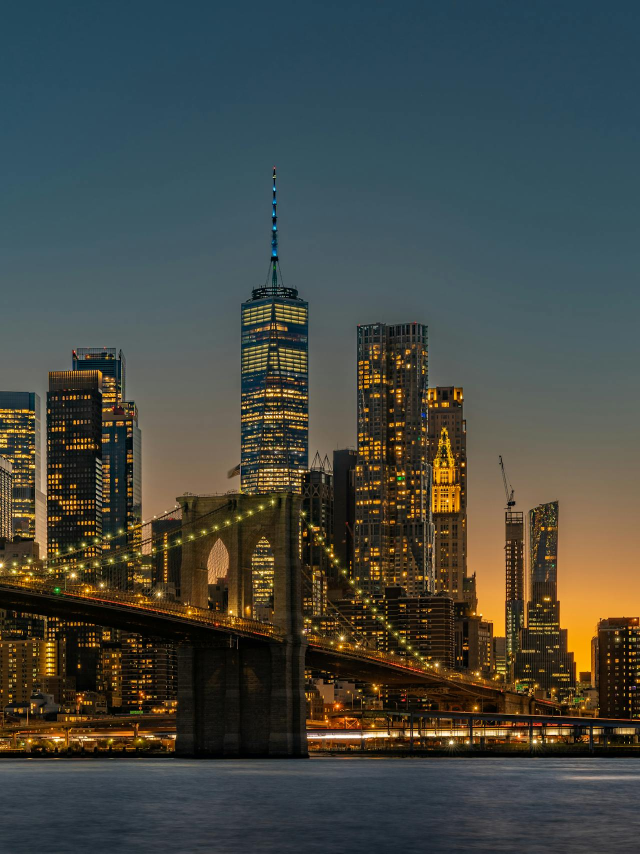
#> input picture tarea3/image/image.jpg, 1280 x 1707 px (shown at 1/2 size); its folder holds only this picture in this run
$ python ocr_smoke_test.py ../../tarea3/image/image.jpg
#> lines starting #> are read from the running program, lines starting #| are printed output that depends on the picture; after the words box and inside, x2 and y2 are one past the last pixel; in counts of white or black regions, pixels touching at a corner belong together
### tarea4/invest_tesseract/features.py
import os
from pathlib import Path

import cv2
import numpy as np

DEFAULT_TESSERACT_CONFIG = "--psm 10 --oem 3 -c tessedit_char_whitelist=0123456789"


def _resolve_tesseract_cmd(explicit_cmd=None):
    return explicit_cmd or os.environ.get("TESSERACT_CMD")


def _resolve_tesseract_config(explicit_config=None):
    return explicit_config or os.environ.get("TESSERACT_CONFIG") or DEFAULT_TESSERACT_CONFIG


def _load_pytesseract():
    try:
        import pytesseract
        from PIL import Image
    except ImportError as exc:
        raise ImportError("Faltan dependencias: pytesseract y pillow.") from exc
    return pytesseract, Image


def _prepare_for_ocr(img):
    if img is None:
        return None

    if len(img.shape) == 3:
        img = cv2.cvtColor(img, cv2.COLOR_BGR2GRAY)

    # Invertir si el fondo es negro y el trazo es blanco
    if np.mean(img) < 127:
        img = cv2.bitwise_not(img)

    img = cv2.resize(img, (128, 128), interpolation=cv2.INTER_LINEAR)
    _, img = cv2.threshold(img, 0, 255, cv2.THRESH_BINARY + cv2.THRESH_OTSU)
    return img


# [5 lines left out: function _parse_digit_text, not called in this run]


def ocr_digit_from_image(img, tesseract_cmd=None, config=None):
    pytesseract, Image = _load_pytesseract()
    cmd = _resolve_tesseract_cmd(tesseract_cmd)
    if cmd:
        pytesseract.pytesseract.tesseract_cmd = cmd

    config = _resolve_tesseract_config(config)
    prepped = _prepare_for_ocr(img)
    if prepped is None:
        return -1

    pil_img = Image.fromarray(prepped)
    text = pytesseract.image_to_string(pil_img, config=config)
    return _parse_digit_text(text)


# [21 lines left out: function run_ocr_on_specimens, not called in this run]


def save_ocr_results(predictions, labels, paths, path="ocr_results.npz"):
    np.savez(path, predictions=predictions, labels=labels, paths=paths)
    print(f"  Guardado: {path} ({len(labels)} especimenes)")


def load_ocr_results(path="ocr_results.npz"):
    data = np.load(path, allow_pickle=True)
    return data["predictions"], data["labels"], data["paths"]


# [21 lines left out: function generate_ocr_samples, not called in this run]


# [17 lines that do not run on import are left out]

### tarea4/invest_tesseract/ocr_smoke_test.py
import argparse
import os
import cv2

try:
    from .features import ocr_digit_from_image
except ImportError:
    from features import ocr_digit_from_image


def main():
    parser = argparse.ArgumentParser(description="OCR rapido con Tesseract sobre una imagen.")
    parser.add_argument("image", help="Ruta a la imagen (64x64 o similar)")
    parser.add_argument("--tesseract-cmd", default=os.environ.get("TESSERACT_CMD"))
    args = parser.parse_args()

    img = cv2.imread(args.image, cv2.IMREAD_GRAYSCALE)
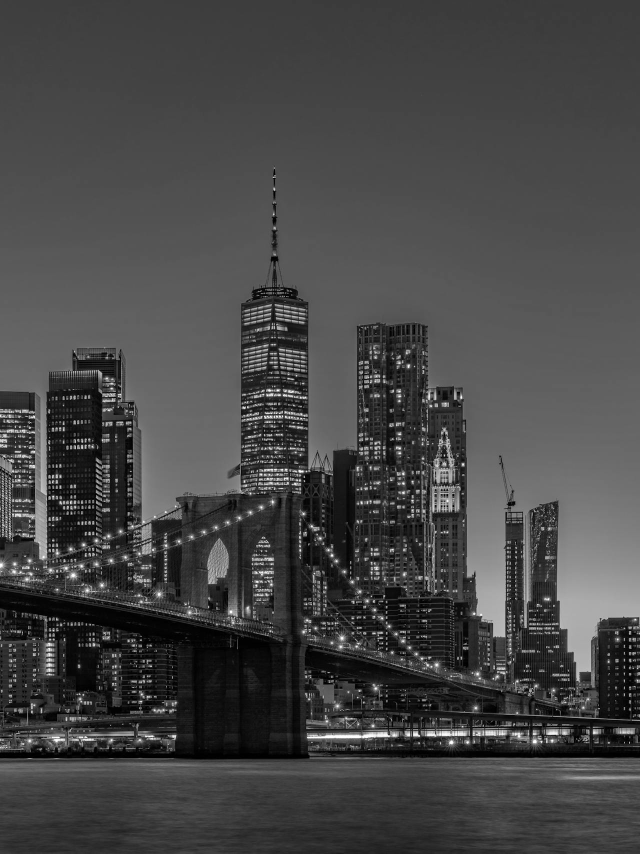
#> img: shape (1707, 1280) (shown at 1/2 size); min 0, max 255, mean 70.1
    if img is None:
        print("No se pudo cargar la imagen.")
        raise SystemExit(1)

    pred = ocr_digit_from_image(img, tesseract_cmd=args.tesseract_cmd)
#> in _prepare_for_ocr, `img = cv2.bitwise_not(img)`:
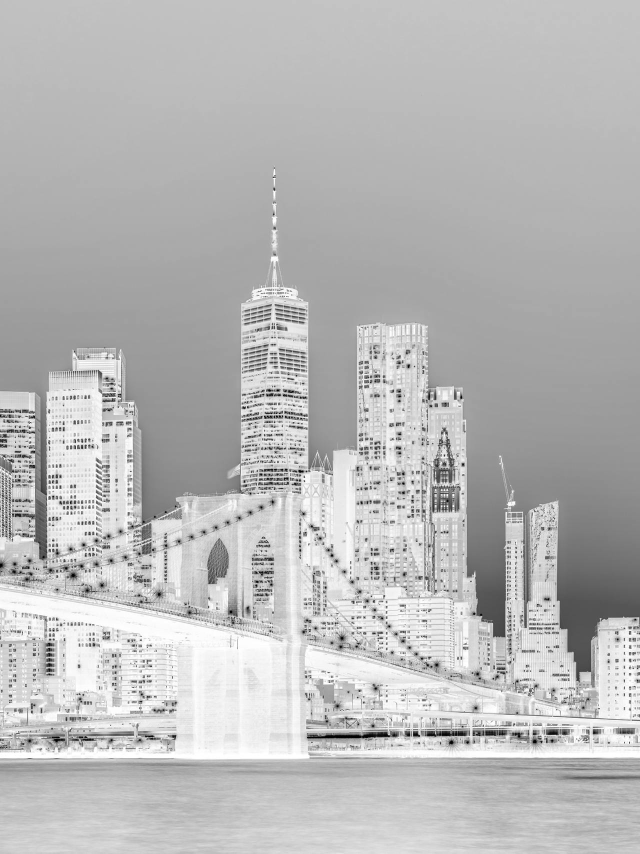
#> img: shape (1707, 1280) (shown at 1/2 size); min 0, max 255, mean 184.9
#> in _prepare_for_ocr, `img = cv2.resize(img, (128, 128), interpolation=cv2.INTER_LINEAR)`:
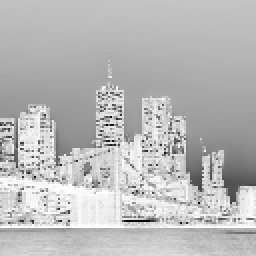
#> img: shape (128, 128) (shown 2 times larger); min 0, max 255, mean 185.4
#> in _prepare_for_ocr, `_, img = cv2.threshold(img, 0, 255, cv2.THRESH_BINARY + cv2.THRESH_OTSU)`:
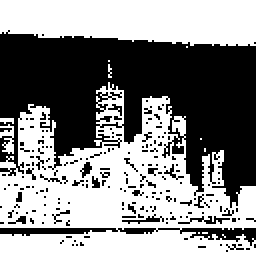
#> img: shape (128, 128) (shown 2 times larger); 53.7% white; 195 black regions (189 under 20 px), largest, box (x1, y1, x2, y2) and area: (0, 15, 128, 104) 6476, (0, 114, 128, 123) 387, (89, 108, 115, 112) 42, (61, 107, 82, 112) 34, (40, 81, 46, 89) 25, (82, 82, 92, 90) 20
    print(f"Prediccion: {pred}")


if __name__ == "__main__":
    main()
#> (the call stopped at in ocr_digit_from_image, `text = pytesseract.image_to_string(pil_img, config=config)`: pytesseract is not available in this run)
